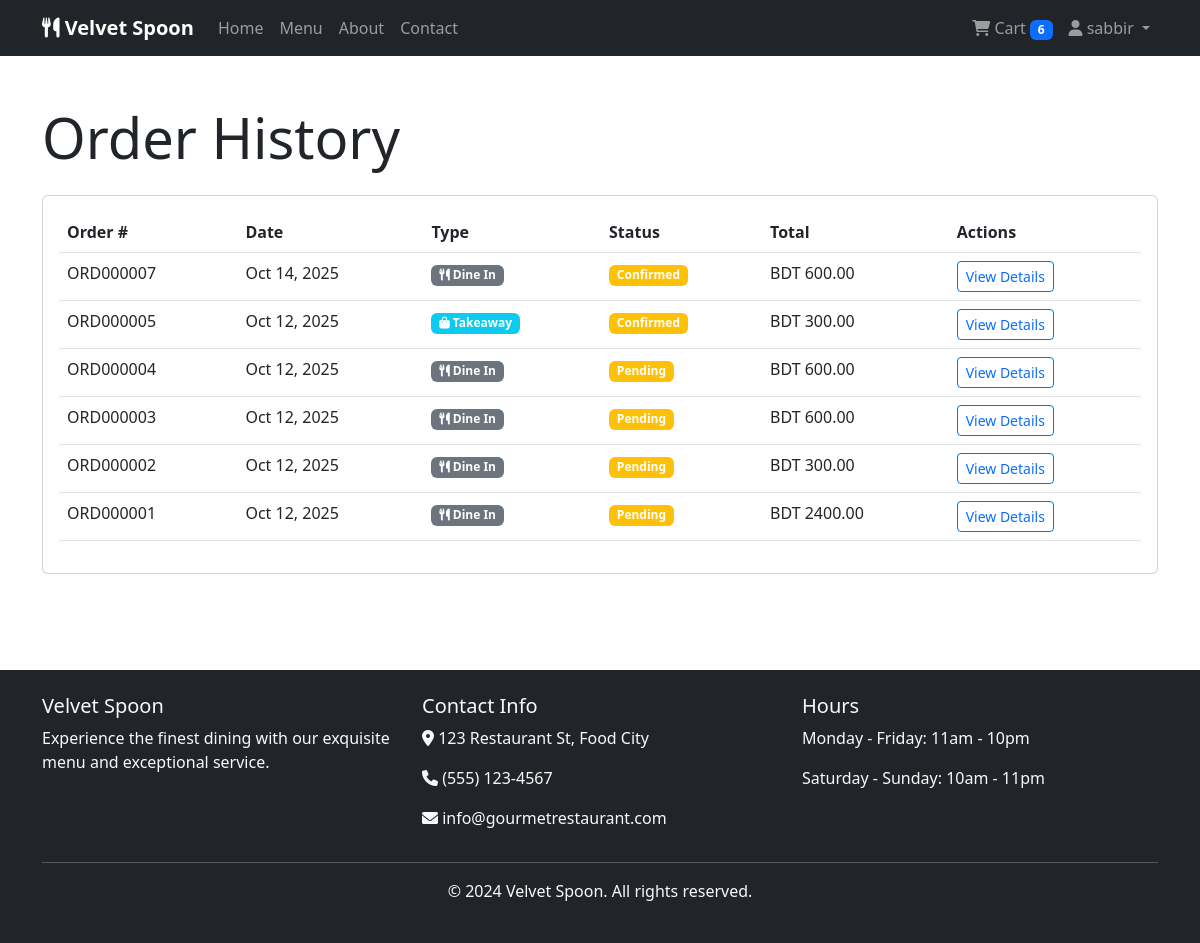
Page /orders/history/ (signed in) on the committed database.
### accounts/models.py (models this page shows, shortened)
class User(AbstractUser):
    ROLE_CHOICES = (
        ('customer', 'Customer'),
        ('staff', 'Staff'),
        ('admin', 'Admin'),
    )
    role = models.CharField(max_length=20, choices=ROLE_CHOICES, default='customer')
    phone_number = models.CharField(max_length=15, blank=True)
    address = models.TextField(blank=True)
    created_at = models.DateTimeField(auto_now_add=True)
    updated_at = models.DateTimeField(auto_now=True)
    def is_staff_member(self):
        return self.role == 'staff'
    def is_admin(self):
        return self.role == 'admin'

### orders/models.py (models this page shows, shortened)
class Order(models.Model):
    STATUS_CHOICES = (
        ('pending', 'Pending'),
        ('confirmed', 'Confirmed'),
        ('preparing', 'Preparing'),
        ('ready', 'Ready for Pickup'),
        ('served', 'Served'),
        ('completed', 'Completed'),
        ('cancelled', 'Cancelled'),
    )
    DELIVERY_TYPE_CHOICES = (
        ('takeaway', 'Takeaway'),
        ('dine_in', 'Dine In'),
    )
    user = models.ForeignKey(User, on_delete=models.CASCADE, related_name='orders')
    order_number = models.CharField(max_length=20, unique=True)
    status = models.CharField(max_length=20, choices=STATUS_CHOICES, default='pending')
    delivery_type = models.CharField(max_length=20, choices=DELIVERY_TYPE_CHOICES, default='dine_in')
    delivery_address = models.TextField(blank=True, help_text="Required for takeaway orders")
    table_number = models.CharField(max_length=10, blank=True, help_text="Required for dine-in orders")
    total_amount = models.DecimalField(max_digits=10, decimal_places=2)
    special_instructions = models.TextField(blank=True)
    created_at = models.DateTimeField(auto_now_add=True)
    updated_at = models.DateTimeField(auto_now=True)
    class Meta:
        ordering = ['-created_at']

### orders/views.py (the view)
# urls.py: path('history/', views.order_history, name='order_history'),
@login_required
def order_history(request):
    orders = Order.objects.filter(user=request.user).order_by('-created_at')
    return render(request, 'orders/order_history.html', {'orders': orders})

### orders/context_processors.py (called while the page is built)
def cart_item_count(request):
    if request.user.is_authenticated:
        try:
            from .models import Cart
            cart = Cart.objects.filter(user=request.user).first()
            if cart:
                return {'cart_item_count': cart.total_items}
        except:
            pass
    return {'cart_item_count': 0}

### orders/models.py (called while the page is built)
    @property
    def total_items(self):
        return sum(item.quantity for item in self.items.all())

### templates/orders/order_history.html (shortened to what this page needs)
{% extends 'base.html' %}
{% block content %}
<div class="container py-5">
    <div class="row">
        <div class="col-12">
            <h1 class="display-4 mb-4">Order History</h1>
        </div>
    </div>
    {% if orders %}
    <div class="row">
        <div class="col-12">
            <div class="card">
                <div class="card-body">
                    <div class="table-responsive">
                        <table class="table table-hover">
                            <thead>
                                <tr>
                                    <th>Order #</th>
                                    <th>Date</th>
                                    <th>Type</th>
                                    <th>Status</th>
                                    <th>Total</th>
                                    <th>Actions</th>
                                </tr>
                            </thead>
                            <tbody>
                                {% for order in orders %}
                                <tr>
                                    <td>{{ order.order_number }}</td>
                                    <td>{{ order.created_at|date:"M d, Y" }}</td>
                                    <td>
                                        {% if order.delivery_type == 'takeaway' %}
                                            <span class="badge bg-info">
                                                <i class="fas fa-shopping-bag"></i> Takeaway
                                            </span>
                                        {% else %}
                                            <span class="badge bg-secondary">
                                                <i class="fas fa-utensils"></i> Dine In
                                            </span>
                                        {% endif %}
                                    </td>
                                    <td>
                                        <span class="badge
                                            {% if order.status == 'completed' %}bg-success
                                            {% elif order.status == 'cancelled' %}bg-danger
                                            {% else %}bg-warning{% endif %}">
                                            {{ order.get_status_display }}
                                        </span>
                                    </td>
                                    <td>BDT {{ order.total_amount }}</td>
                                    <td>
                                        <a href="{% url 'order_detail' order.id %}" class="btn btn-sm btn-outline-primary">
                                            View Details
                                        </a>
                                    </td>
                                </tr>
                                {% endfor %}
                            </tbody>
                        </table>
                    </div>
                </div>
            </div>
        </div>
    </div>
    {% endif %}
</div>
{% endblock %}

### templates/base.html (shortened to what this page needs)
<!DOCTYPE html>
<html lang="en">
<head>
    <link href="https://cdn.jsdelivr.net/npm/bootstrap@5.3.0/dist/css/bootstrap.min.css" rel="stylesheet">
    <link href="https://cdnjs.cloudflare.com/ajax/libs/font-awesome/6.0.0/css/all.min.css" rel="stylesheet">
</head>
<body>
    <nav class="navbar navbar-expand-lg navbar-dark bg-dark">
        <div class="container">
            <a class="navbar-brand" href="{% url 'home' %}">
                <i class="fas fa-utensils"></i> Velvet Spoon
            </a>
            <div class="collapse navbar-collapse" id="navbarNav">
                <ul class="navbar-nav me-auto">
                    <li class="nav-item">
                        <a class="nav-link" href="{% url 'home' %}">Home</a>
                    </li>
                    <li class="nav-item">
                        <a class="nav-link" href="{% url 'menu_list' %}">Menu</a>
                    </li>
                    <li class="nav-item">
                        <a class="nav-link" href="{% url 'about' %}">About</a>
                    </li>
                    <li class="nav-item">
                        <a class="nav-link" href="{% url 'contact' %}">Contact</a>
                    </li>
                </ul>
                <ul class="navbar-nav">
                    {% if user.is_authenticated %}
                        <li class="nav-item">
                            <a class="nav-link" href="{% url 'cart_view' %}">
                                <i class="fas fa-shopping-cart"></i> Cart
                                {% if cart_item_count > 0 %}
                                    <span class="badge bg-primary cart-badge">{{ cart_item_count }}</span>
                                {% else %}
                                    <span class="badge bg-primary cart-badge" style="display: none;">0</span>
                                {% endif %}
                            </a>
                        </li>
                        <li class="nav-item dropdown">
                            <a class="nav-link dropdown-toggle" href="#" role="button" data-bs-toggle="dropdown">
                                <i class="fas fa-user"></i> {{ user.username }}
                            </a>
                        </li>
                    {% endif %}
                </ul>
            </div>
        </div>
    </nav>
    <main>
        {% block content %}
        {% endblock %}
    </main>
    <footer class="bg-dark text-light mt-5 py-4">
        <div class="container">
            <div class="row">
                <div class="col-md-4">
                    <h5>Velvet Spoon</h5>
                    <p>Experience the finest dining with our exquisite menu and exceptional service.</p>
                </div>
                <div class="col-md-4">
                    <h5>Contact Info</h5>
                    <p><i class="fas fa-map-marker-alt"></i> 123 Restaurant St, Food City</p>
                    <p><i class="fas fa-phone"></i> (555) 123-4567</p>
                    <p><i class="fas fa-envelope"></i> info@gourmetrestaurant.com</p>
                </div>
                <div class="col-md-4">
                    <h5>Hours</h5>
                    <p>Monday - Friday: 11am - 10pm</p>
                    <p>Saturday - Sunday: 10am - 11pm</p>
                </div>
            </div>
            <hr>
            <div class="text-center">
                <p>&copy; 2024 Velvet Spoon. All rights reserved.</p>
            </div>
        </div>
    </footer>
</body>
</html>

### templates/base.html (style rules this page uses)
.navbar-brand { font-weight: bold; }
.card { transition: transform 0.3s; }

### rows in the picture
User: username "sabbir"
Order: order_number "ORD000007", created_at "Oct 14, 2025", delivery_type "dine_in" (drawn), status "Confirmed", total_amount "600.00"
Order: order_number "ORD000005", created_at "Oct 12, 2025", delivery_type "takeaway" (drawn), status "Confirmed", total_amount "300.00"
Order: order_number "ORD000004", created_at "Oct 12, 2025", delivery_type "dine_in" (drawn), status "Pending", total_amount "600.00"
Order: order_number "ORD000003", created_at "Oct 12, 2025", delivery_type "dine_in" (drawn), status "Pending", total_amount "600.00"
Order: order_number "ORD000002", created_at "Oct 12, 2025", delivery_type "dine_in" (drawn), status "Pending", total_amount "300.00"
Order: order_number "ORD000001", created_at "Oct 12, 2025", delivery_type "dine_in" (drawn), status "Pending", total_amount "2400.00"

### other values in the picture
{{ cart_item_count }} "6"
